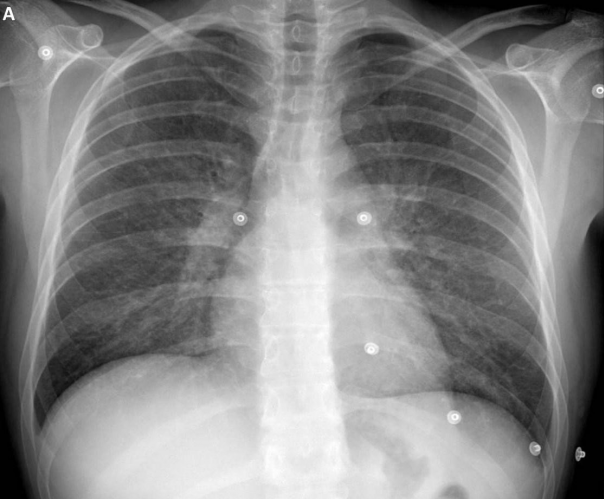
#> input picture Lab-VIII/1.png, 604 x 499 px
$ jupyter execute --allow-errors 1.ipynb
#> lines starting #> are read from the running program, lines starting #| are printed output that depends on the picture; after the words box and inside, x2 and y2 are one past the last pixel; in counts of white or black regions, pixels touching at a corner belong together
[cell 1]
import numpy as np
import matplotlib.pyplot as plt
import cv2 as cv
import skimage.io as io

no=4

ft='.png'
name=[]
for i in range(no):
    n=str(i+1)
    name.append(n+ft)
#> further down, image1 is the input picture: shape (499, 604, 4); mean R, G, B, A 133.3, 133.3, 133.3, 255
#> `ret, thresh1 = cv.threshold(img, 120, 255, cv.THRESH_BINARY)`:
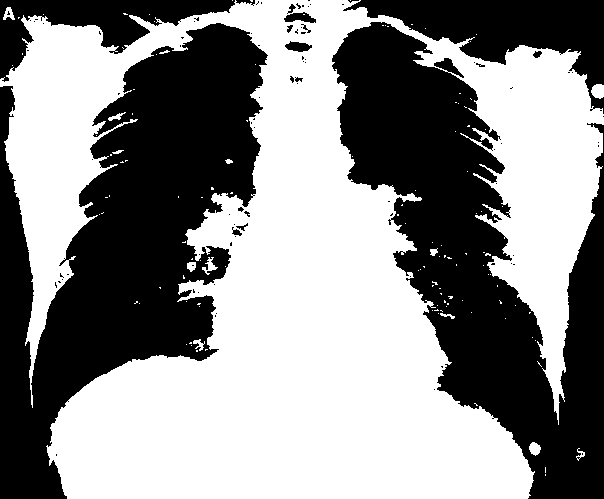
#> thresh1: shape (499, 604); 54.6% white; 93 black regions (79 under 20 px), largest, box (x1, y1, x2, y2) and area: (0, 23, 268, 499) 61515, (332, 22, 604, 499) 56107, (343, 0, 604, 114) 11377
#> `ret, thresh3 = cv.threshold(img, 120, 255, cv.THRESH_TRUNC)`:
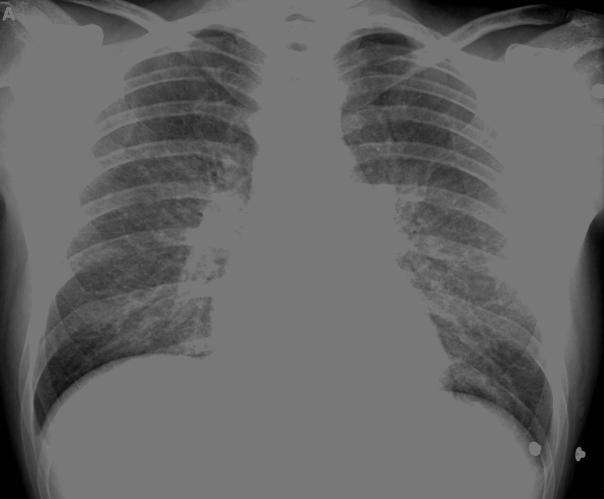
#> thresh3: shape (499, 604); min 0, max 120, mean 101.4
#> `ret, thresh4 = cv.threshold(img, 120, 255, cv.THRESH_TOZERO)`:
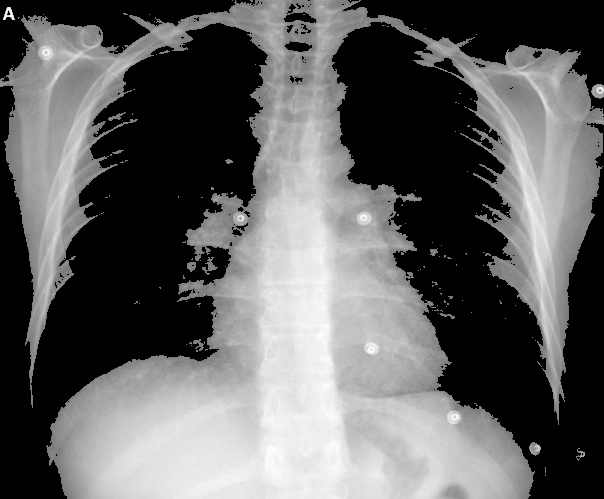
#> thresh4: shape (499, 604); min 0, max 254, mean 97.4
#> `ret, thresh5 = cv.threshold(img, 120, 255, cv.THRESH_TOZERO_INV)`:
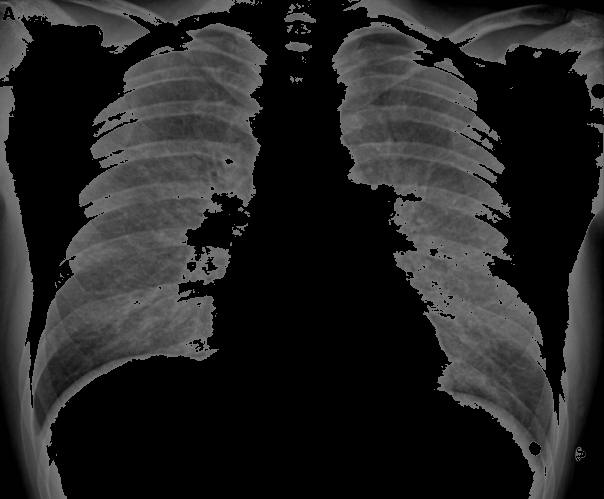
#> thresh5: shape (499, 604); min 0, max 120, mean 35.9
print(name)

#> (the rest of this cell did not finish here and is left out)

[cell 2]
import cv2 as cv
import numpy as np
import matplotlib.pyplot as plt

img = cv.imread('1.png',0)
img = cv.medianBlur(img,5)
ret,th1 = cv.threshold(img,127,255,cv.THRESH_BINARY)
#> th1: shape (499, 604); 51.2% white; 15 black regions (4 under 20 px), largest, box (x1, y1, x2, y2) and area: (331, 0, 604, 499) 72268, (0, 22, 269, 499) 65475, (0, 0, 263, 82) 7883
th2 = cv.adaptiveThreshold(img,255,cv.ADAPTIVE_THRESH_MEAN_C,\
            cv.THRESH_BINARY,11,2)
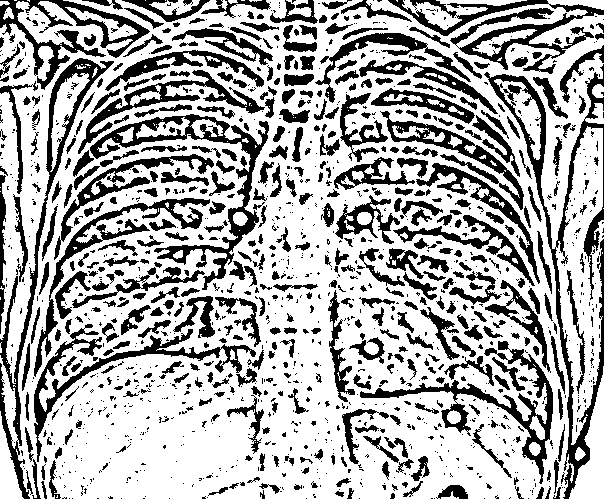
#> th2: shape (499, 604); 68.3% white; 1343 black regions (886 under 20 px), largest, box (x1, y1, x2, y2) and area: (484, 64, 604, 499) 5889, (90, 114, 269, 290) 4368, (388, 0, 604, 74) 4121
th3 = cv.adaptiveThreshold(img,255,cv.ADAPTIVE_THRESH_GAUSSIAN_C,\
            cv.THRESH_BINARY,11,2)
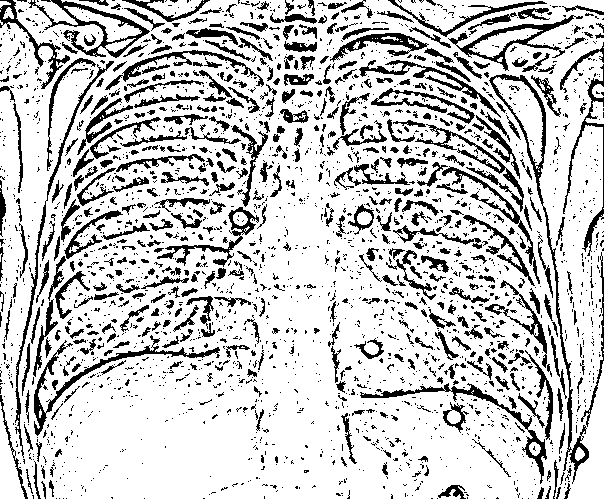
#> th3: shape (499, 604); 79.1% white; 2477 black regions (1986 under 20 px), largest, box (x1, y1, x2, y2) and area: (489, 74, 589, 484) 1981, (34, 335, 220, 436) 1480, (28, 0, 150, 58) 1389
titles = ['Original Image', 'Global Thresholding (v = 127)',
            'Adaptive Mean Thresholding', 'Adaptive Gaussian Thresholding']
images = [img, th1, th2, th3]
for i in range(4):
    plt.subplot(2,2,i+1),plt.imshow(images[i],'gray')
    plt.title(titles[i])
    plt.axis('off')
plt.show()

[cell 3]
import cv2 as cv
import numpy as np
import matplotlib.pyplot as plt

img = cv.imread('1.png',0)
# global thresholding
ret1,th1 = cv.threshold(img,127,255,cv.THRESH_BINARY)
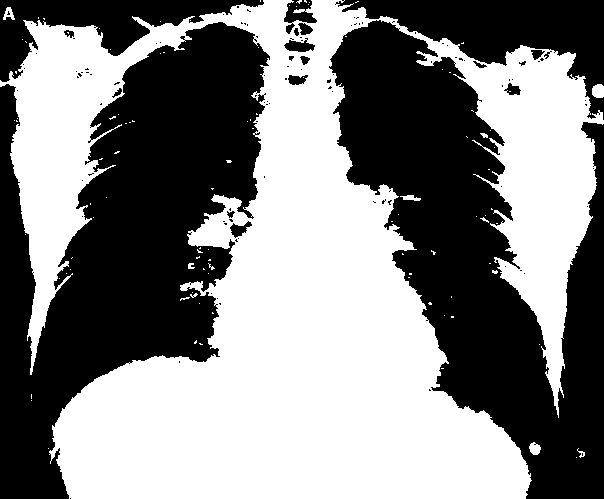
#> th1: shape (499, 604); 51.3% white; 110 black regions (92 under 20 px), largest, box (x1, y1, x2, y2) and area: (0, 22, 270, 499) 65184, (329, 20, 604, 499) 59764, (335, 0, 604, 120) 12066
# Otsu's thresholding
ret2,th2 = cv.threshold(img,0,255,cv.THRESH_BINARY+cv.THRESH_OTSU)
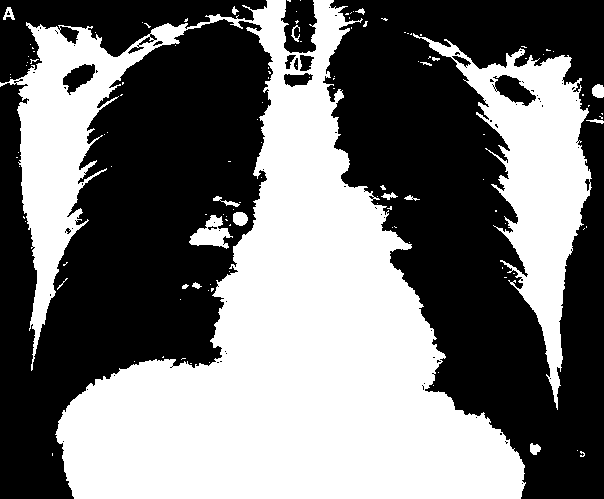
#> th2: shape (499, 604); 45.8% white; 122 white regions (103 under 20 px), largest, box (x1, y1, x2, y2) and area: (0, 0, 526, 499) 116315, (413, 33, 592, 410) 19797, (189, 215, 233, 249) 757
#> ret2 = 137
# Otsu's thresholding after Gaussian filtering
blur = cv.GaussianBlur(img,(5,5),0)
ret3,th3 = cv.threshold(blur,0,255,cv.THRESH_BINARY+cv.THRESH_OTSU)
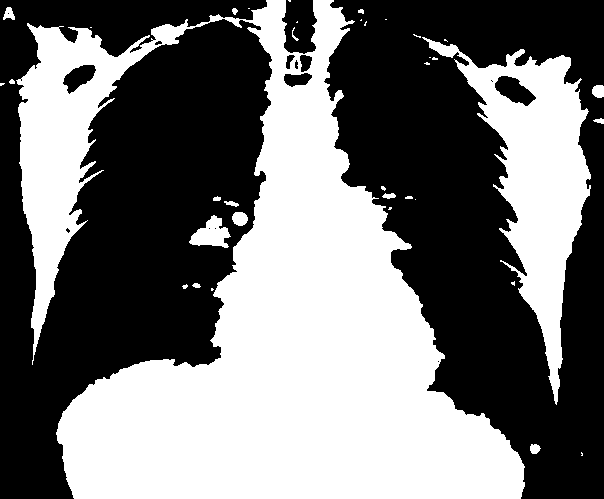
#> th3: shape (499, 604); 45.8% white; 37 white regions (20 under 20 px), largest, box (x1, y1, x2, y2) and area: (16, 0, 525, 499) 116367, (422, 37, 591, 405) 19808, (189, 215, 231, 248) 769
#> ret3 = 137
# plot all the images and their histograms
images = [img, 0, th1,
          img, 0, th2,
          blur, 0, th3]
titles = ['Original Noisy Image','Histogram','Global Thresholding (v=127)',
          'Original Noisy Image','Histogram',"Otsu's Thresholding",
          'Gaussian filtered Image','Histogram',"Otsu's Thresholding"]
for i in range(3):
    plt.subplot(3,3,i*3+1),plt.imshow(images[i*3],'gray')
    plt.title(titles[i*3]), plt.axis('off')
    plt.subplot(3,3,i*3+2),plt.hist(images[i*3].ravel(),256)
    plt.title(titles[i*3+1]), plt.axis('off')
    plt.subplot(3,3,i*3+3),plt.imshow(images[i*3+2],'gray')
    plt.title(titles[i*3+2]), plt.axis('off')
plt.show()
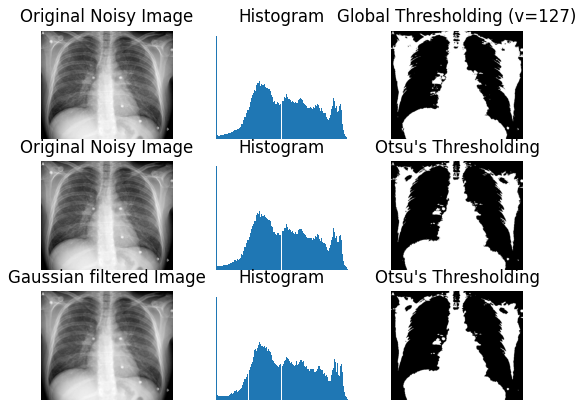
#> figure drawn by matplotlib, 9 panels
